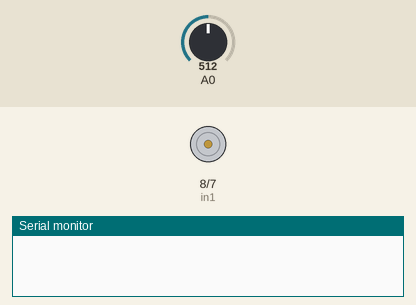
A sketch run on a simulated Arduino Uno, built with avr-gcc and run on an emulated ATmega328P. Parts: motor-driver pin pairs drawn as motors (green arrow = first pin HIGH = forward, orange = second pin HIGH = backward, longer = more drive, scaled by the enable pin), the last lines printed to the serial monitor. The test bench sets the inputs (shaded band); at power-on: A0 = 512.

Above: at 1.2 s.
1.3 s: A0 set to 535
At 1.9 s:
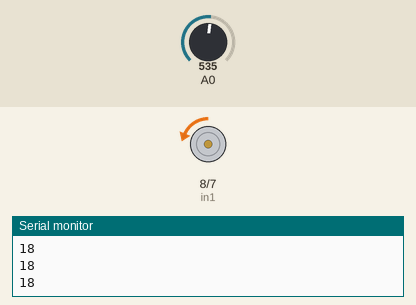
2.8 s: A0 set to 716
At 3.2 s:
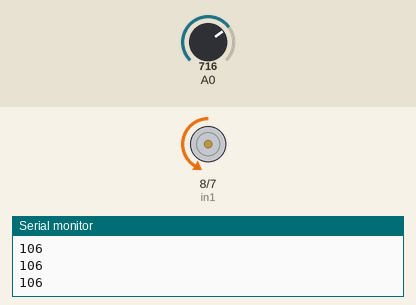
4.3 s: A0 set to 900
At 5.5 s:
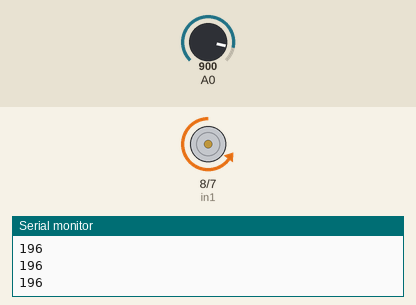
5.8 s: A0 set to 306
At 6.7 s:
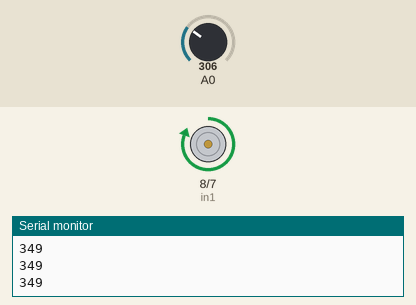
Timing chart, 0 to 8.3 s (numbered marks = the images above; inputs shaded):
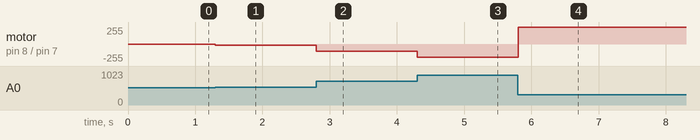

The sketch:

challenge3.ino
```cpp
// Motor A connections
int enA = 9;
int in1 = 8;
int in2 = 7;


void setup() {

  Serial.begin(9600);
  // Set all thOUTPUT);
  pinMode(in2, OUTPUT);
  pinMode(enA, OUTPUT);
  pinMode(in1, OUTPUT);
  digitalWrite(A0, INPUT);

  // Turn off motors - Initial state
  digitalWrite(in1, LOW);
  digitalWrite(in2, LOW);

}

void loop() {

  int poten = analogRead(A0);

  int finall = map(poten,1023,0,0,255);


  if(finall <= 125){
    digitalWrite(in1, LOW);
    digitalWrite(in2, HIGH);
    int final1 = map(poten,1023,500,255,0);
    analogWrite(enA,final1);
    Serial.println(final1);
  }
  if(finall >= 130){
    digitalWrite(in1, HIGH);
    digitalWrite(in2, LOW);
    int final2 = map(poten,500,1023,255,0);
    analogWrite(enA,final2);
    Serial.println(final2);
  }


}
```

Measured:
- after the input at 1.3 s, motor on pin 8 (in1) / pin 7 (in2): stopped → backward 18/255 at once
- after the input at 2.8 s, motor on pin 8 (in1) / pin 7 (in2): backward 18/255 → backward 106/255 at once
- after the input at 4.3 s, motor on pin 8 (in1) / pin 7 (in2): backward 106/255 → backward 196/255 at once
- after the input at 5.8 s, motor on pin 8 (in1) / pin 7 (in2): backward 196/255 → forward 255/255 at once
